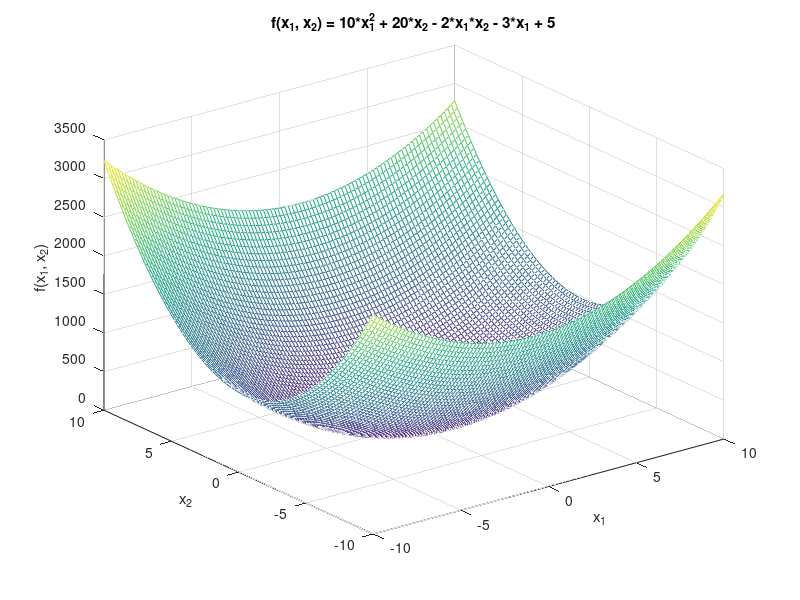
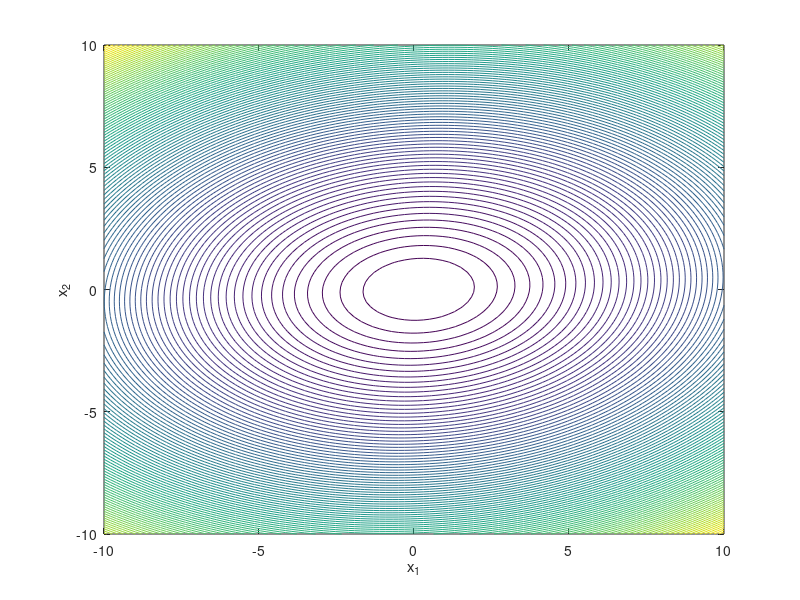

The MATLAB source for these figures, in order: (Note: this script raises an error after producing the figures.)
% Author: Kovács Bálint-Hunor (Informatika III.) 2023
clear all %#ok<CLALL>
close all
clc

f = @(x) 10*x(1).^2 + 20*x(2).^2 - 2*x(1).*x(2) - 3*x(1) + 5;

% plot mesh es contour
F = @(x1, x2) 10*x1.^2 + 20*x2.^2 - 2*x1.*x2 - 3*x1 + 5;
x1 = linspace(-10, 10, 100);
x2 = linspace(-10, 10, 100);

[X, Y] = meshgrid(x1, x2);
Z = F(X, Y);

figure(1);
mesh(X, Y, Z);
xlabel('x_1');
ylabel('x_2');
zlabel('f(x_1, x_2)');
title('f(x_1, x_2) = 10*x_1^2 + 20*x_2 - 2*x_1*x_2 - 3*x_1 + 5');

figure(2);
contour(X, Y, Z, 100);
xlabel('x_1');
ylabel('x_2');


max_iteration = 100;
figure(2);
x = ginput(1)';
hold on;
plot(x(1), x(2), 'r*');

% step size
S = 0.1;
h = 1e-3;

e1 = 1e-6;
e2 = 1e-6; % tolX
e3 = 1e-6; % tolFun

iteration_counter = 0;
minimum_iterations = [x];

while true
    current_gradient = gr(f, h, x(:,1));
    M = -current_gradient;
    S = aranymetszet(f, x, current_gradient, S);
    x = x + S*M;
    
    % append the new point to minimum_iterations
    minimum_iterations = [minimum_iterations x];
    
    % plot the new point on the contour and on the mesh
    figure(1)
    hold on;
    plot3(x(1), x(2), f(x), 'r*');
    
    figure(2)
    hold on;
    plot(x(1), x(2), 'r*');
    
    if norm(current_gradient) < e1
        break;
    end
    if (norm(x(end, :) - x(end-1, :)) < e2 ) && abs(f(x(end, :)) - f(x(end-1, :))) < e3
        break;
    end
    
    if iteration_counter > max_iteration
        break;
    end
    
    iteration_counter = iteration_counter + 1;
end

% plot the minimum point
figure(1)
hold on;
plot3(x(1), x(2), f(x), 'g*');

figure(2)
hold on;
plot(x(1), x(2), 'g*');

% Plot the minimum iterations as a line
figure(2)
hold on;
plot(minimum_iterations(1, :), minimum_iterations(2, :), 'b-');

figure(1)
hold on;
% Evaluate the function for each point separately
f_values = arrayfun(@(i) f(minimum_iterations(:, i)), 1:size(minimum_iterations, 2));
plot3(minimum_iterations(1, :), minimum_iterations(2, :), f_values, 'b-');

% Print the minimum point
fprintf('Minimum point: x1 = %.4f, x2 = %.4f, f(x1, x2) = %.4f\n', x(1), x(2), f(x));


